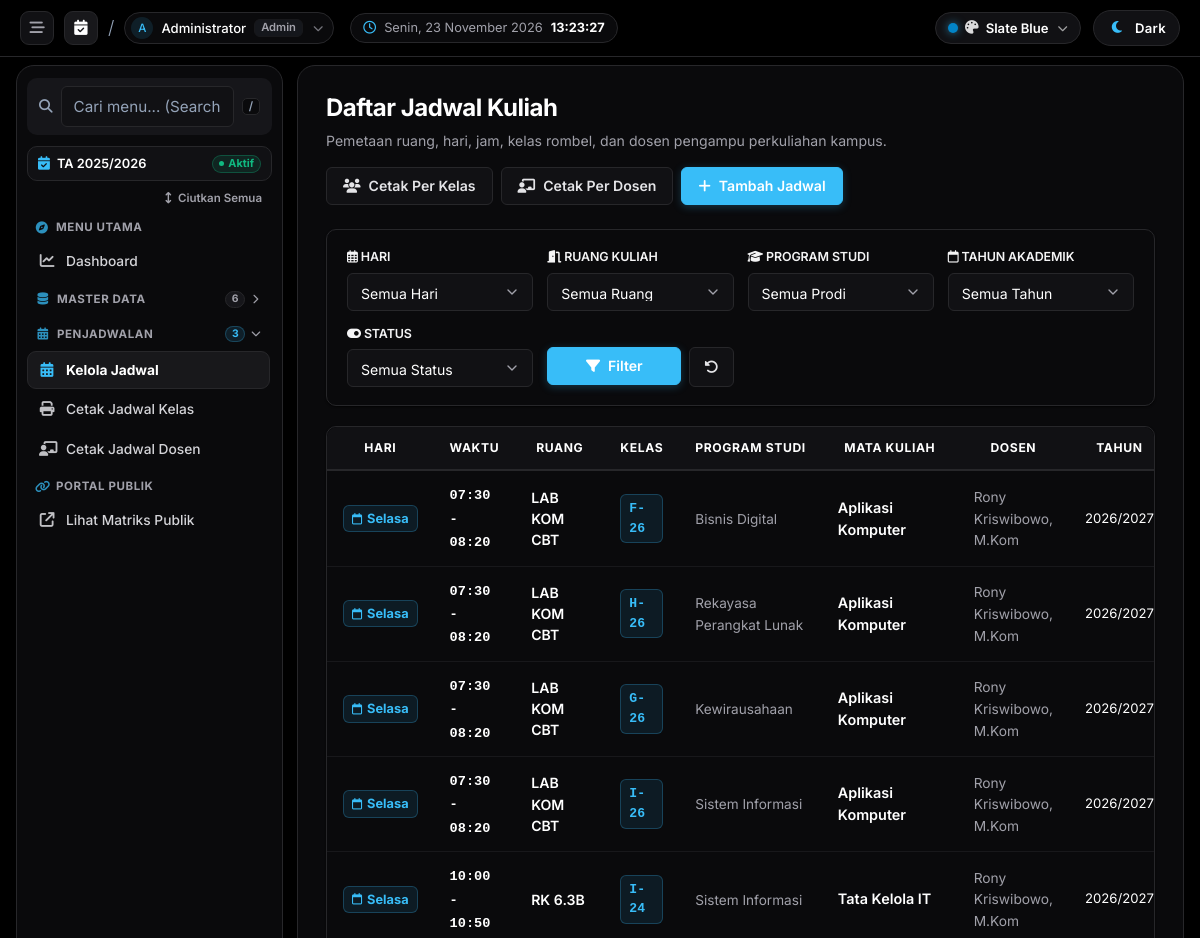
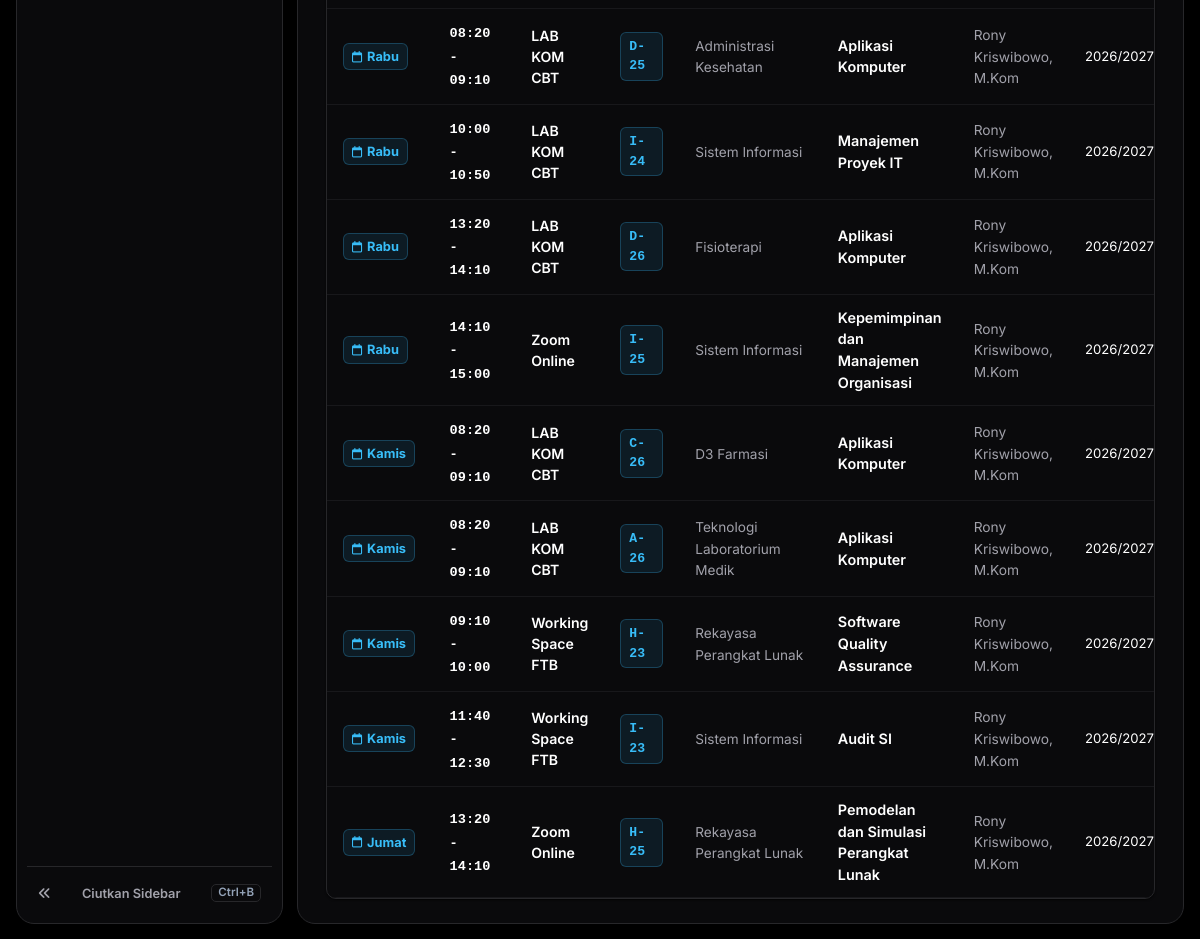
Page /jadwal (signed in) on the committed database (2 pictures, top to bottom).
### tables this page shows
CREATE TABLE `jadwal` (
  `id` int(11) NOT NULL AUTO_INCREMENT,
  `ruang_id` int(11) NOT NULL,
  `kelas_id` int(11) NOT NULL,
  `jam_id` int(11) NOT NULL,
  `hari` enum('Senin','Selasa','Rabu','Kamis','Jumat','Sabtu','Minggu') NOT NULL,
  `mata_kuliah` varchar(150) NOT NULL,
  `dosen` varchar(150) DEFAULT NULL,
  `semester_akademik` enum('Ganjil','Genap') NOT NULL DEFAULT 'Ganjil',
  `tahun_akademik` varchar(20) NOT NULL,
  `status` enum('aktif','nonaktif') DEFAULT 'aktif',
  `created_at` timestamp NOT NULL DEFAULT current_timestamp(),
  PRIMARY KEY (`id`),
  UNIQUE KEY `uniq_kelas_slot` (`kelas_id`,`hari`,`jam_id`,`semester_akademik`,`tahun_akademik`),
  KEY `fk_jadwal_jam` (`jam_id`),
  KEY `idx_jadwal_ruang_slot` (`ruang_id`,`hari`,`jam_id`,`semester_akademik`,`tahun_akademik`),
  CONSTRAINT `fk_jadwal_jam` FOREIGN KEY (`jam_id`) REFERENCES `jam_pemakaian` (`id`),
  CONSTRAINT `fk_jadwal_kelas` FOREIGN KEY (`kelas_id`) REFERENCES `kelas` (`id`),
  CONSTRAINT `fk_jadwal_ruang` FOREIGN KEY (`ruang_id`) REFERENCES `ruang` (`id`)
);

CREATE TABLE `jam_pemakaian` (
  `id` int(11) NOT NULL AUTO_INCREMENT,
  `kode_jam` varchar(30) NOT NULL,
  `jam_mulai` time NOT NULL,
  `jam_selesai` time NOT NULL,
  `keterangan` varchar(120) DEFAULT NULL,
  `created_at` timestamp NOT NULL DEFAULT current_timestamp(),
  PRIMARY KEY (`id`),
  UNIQUE KEY `kode_jam` (`kode_jam`)
);

CREATE TABLE `ruang` (
  `id` int(11) NOT NULL AUTO_INCREMENT,
  `kode_ruang` varchar(30) NOT NULL,
  `nama_ruang` varchar(120) NOT NULL,
  `kapasitas` int(11) NOT NULL DEFAULT 0,
  `lokasi` varchar(120) DEFAULT NULL,
  `status` enum('aktif','nonaktif') DEFAULT 'aktif',
  `created_at` timestamp NOT NULL DEFAULT current_timestamp(),
  PRIMARY KEY (`id`),
  UNIQUE KEY `kode_ruang` (`kode_ruang`)
);

### app/views/jadwal/index.php (the view, shortened to what the rows shown need)
<div style="display: flex; justify-content: space-between; align-items: center; margin-bottom: 24px; flex-wrap: wrap; gap: 16px;">
    <div>
        <h2 style="margin: 0; font-size: 1.5rem; font-weight: 700; color: var(--text-main); letter-spacing: -0.02em;">Daftar Jadwal Kuliah</h2>
    </div>
</div>
<div class="card" style="overflow: hidden;">
    <div class="table-responsive">
        <table class="table">
            <thead>
                <tr>
                    <th style="width: 100px;">HARI</th>
                    <th style="width: 140px;">WAKTU</th>
                    <th>RUANG</th>
                    <th>KELAS</th>
                    <th>PROGRAM STUDI</th>
                    <th>MATA KULIAH</th>
                    <th>DOSEN</th>
                    <th style="width: 110px; text-align: center;">TAHUN</th>
                </tr>
            </thead>
            <tbody>
                <?php if (empty($items)): ?>
                    <tr>
                        <td colspan="10" style="padding: 48px; text-align: center; color: var(--text-muted);">
                            <i class="fa-solid fa-calendar-xmark" style="font-size: 2.2rem; opacity: 0.35; margin-bottom: 12px; display: block;"></i>
                            <span style="font-size: 0.95rem; font-weight: 500;">Tidak ada jadwal kuliah yang cocok dengan kriteria filter.</span>
                        </td>
                    </tr>
                <?php else: ?>
                    <?php foreach ($items as $item): ?>
                        <tr>
                            <td>
                                <span style="background: rgba(var(--primary-rgb), 0.1); border: 1px solid rgba(var(--primary-rgb), 0.25); color: var(--primary); padding: 3px 8px; border-radius: var(--radius-sm); font-size: 0.8rem; font-weight: 700; display: inline-flex; align-items: center; gap: 5px;">
                                    <i class="fa-regular fa-calendar" style="font-size: 0.72rem;"></i> <?= e($item['hari']) ?>
                                </span>
                            </td>
                            <td>
                                <span style="font-family: monospace; font-size: 0.85rem; font-weight: 600; color: var(--text-main);">
                                    <?= e(time_short($item['jam_mulai'])) ?> - <?= e(time_short($item['jam_selesai'])) ?>
                                </span>
                            </td>
                            <td>
                                <div style="font-weight: 600; color: var(--text-main); font-size: 0.88rem;">
                                    <?= e($item['nama_ruang']) ?>
                                </div>
                            </td>
                            <td>
                                <span class="badge-code">
                                    <?= e($item['kode_kelas']) ?>
                                </span>
                            </td>
                            <td>
                                <span style="color: var(--text-muted); font-size: 0.85rem;">
                                    <?= e($item['nama_prodi']) ?>
                                </span>
                            </td>
                            <td>
                                <div style="font-weight: 600; color: var(--text-main); font-size: 0.9rem;">
                                    <?= e($item['mata_kuliah']) ?>
                                </div>
                            </td>
                            <td>
                                <span style="color: var(--text-muted); font-size: 0.86rem;">
                                    <?= e($item['dosen'] ?: '-') ?>
                                </span>
                            </td>
                            <td style="text-align: center; font-size: 0.82rem; color: var(--text-muted);">
                                <?= e($item['tahun_akademik']) ?>
                            </td>
                        </tr>
                    <?php endforeach; ?>
                <?php endif; ?>
            </tbody>
        </table>
    </div>
</div>

### rows in the picture
jadwal: hari "Selasa", jam.jam_mulai "07:30", jam.jam_selesai "08:20", ruang.nama_ruang "LAB KOM CBT", kode_kelas "F-26", nama_prodi "Bisnis Digital", mata_kuliah "Aplikasi Komputer", dosen "Rony Kriswibowo, M.Kom", tahun_akademik "2026/2027"
jadwal: hari "Selasa", jam.jam_mulai "07:30", jam.jam_selesai "08:20", ruang.nama_ruang "LAB KOM CBT", kode_kelas "H-26", nama_prodi "Rekayasa Perangkat Lunak", mata_kuliah "Aplikasi Komputer", dosen "Rony Kriswibowo, M.Kom", tahun_akademik "2026/2027"
jadwal: hari "Selasa", jam.jam_mulai "07:30", jam.jam_selesai "08:20", ruang.nama_ruang "LAB KOM CBT", kode_kelas "G-26", nama_prodi "Kewirausahaan", mata_kuliah "Aplikasi Komputer", dosen "Rony Kriswibowo, M.Kom", tahun_akademik "2026/2027"
jadwal: hari "Selasa", jam.jam_mulai "07:30", jam.jam_selesai "08:20", ruang.nama_ruang "LAB KOM CBT", kode_kelas "I-26", nama_prodi "Sistem Informasi", mata_kuliah "Aplikasi Komputer", dosen "Rony Kriswibowo, M.Kom", tahun_akademik "2026/2027"
jadwal: hari "Selasa", jam.jam_mulai "10:00", jam.jam_selesai "10:50", ruang.nama_ruang "RK 6.3B", kode_kelas "I-24", nama_prodi "Sistem Informasi", mata_kuliah "Tata Kelola IT", dosen "Rony Kriswibowo, M.Kom", tahun_akademik "2026/2027"
jadwal: hari "Rabu", jam.jam_mulai "08:20", jam.jam_selesai "09:10", ruang.nama_ruang "LAB KOM CBT", kode_kelas "D-25", nama_prodi "Administrasi Kesehatan", mata_kuliah "Aplikasi Komputer", dosen "Rony Kriswibowo, M.Kom", tahun_akademik "2026/2027"
jadwal: hari "Rabu", jam.jam_mulai "10:00", jam.jam_selesai "10:50", ruang.nama_ruang "LAB KOM CBT", kode_kelas "I-24", nama_prodi "Sistem Informasi", mata_kuliah "Manajemen Proyek IT", dosen "Rony Kriswibowo, M.Kom", tahun_akademik "2026/2027"
jadwal: hari "Rabu", jam.jam_mulai "13:20", jam.jam_selesai "14:10", ruang.nama_ruang "LAB KOM CBT", kode_kelas "D-26", nama_prodi "Fisioterapi", mata_kuliah "Aplikasi Komputer", dosen "Rony Kriswibowo, M.Kom", tahun_akademik "2026/2027"
jadwal: hari "Rabu", jam.jam_mulai "14:10", jam.jam_selesai "15:00", ruang.nama_ruang "Zoom Online", kode_kelas "I-25", nama_prodi "Sistem Informasi", mata_kuliah "Kepemimpinan dan Manajemen Organisasi", dosen "Rony Kriswibowo, M.Kom", tahun_akademik "2026/2027"
jadwal: hari "Kamis", jam.jam_mulai "08:20", jam.jam_selesai "09:10", ruang.nama_ruang "LAB KOM CBT", kode_kelas "C-26", nama_prodi "D3 Farmasi", mata_kuliah "Aplikasi Komputer", dosen "Rony Kriswibowo, M.Kom", tahun_akademik "2026/2027"
jadwal: hari "Kamis", jam.jam_mulai "08:20", jam.jam_selesai "09:10", ruang.nama_ruang "LAB KOM CBT", kode_kelas "A-26", nama_prodi "Teknologi Laboratorium Medik", mata_kuliah "Aplikasi Komputer", dosen "Rony Kriswibowo, M.Kom", tahun_akademik "2026/2027"
jadwal: hari "Kamis", jam.jam_mulai "09:10", jam.jam_selesai "10:00", ruang.nama_ruang "Working Space FTB", kode_kelas "H-23", nama_prodi "Rekayasa Perangkat Lunak", mata_kuliah "Software Quality Assurance", dosen "Rony Kriswibowo, M.Kom", tahun_akademik "2026/2027"
jadwal: hari "Kamis", jam.jam_mulai "11:40", jam.jam_selesai "12:30", ruang.nama_ruang "Working Space FTB", kode_kelas "I-23", nama_prodi "Sistem Informasi", mata_kuliah "Audit SI", dosen "Rony Kriswibowo, M.Kom", tahun_akademik "2026/2027"
jadwal: hari "Jumat", jam.jam_mulai "13:20", jam.jam_selesai "14:10", ruang.nama_ruang "Zoom Online", kode_kelas "H-25", nama_prodi "Rekayasa Perangkat Lunak", mata_kuliah "Pemodelan dan Simulasi Perangkat Lunak", dosen "Rony Kriswibowo, M.Kom", tahun_akademik "2026/2027"

### other values in the picture
$initials "A"
$currentUser['name'] "Administrator"
str_replace('_', ' ', $currentUser['role'] ?? 'Admin') "Admin"
